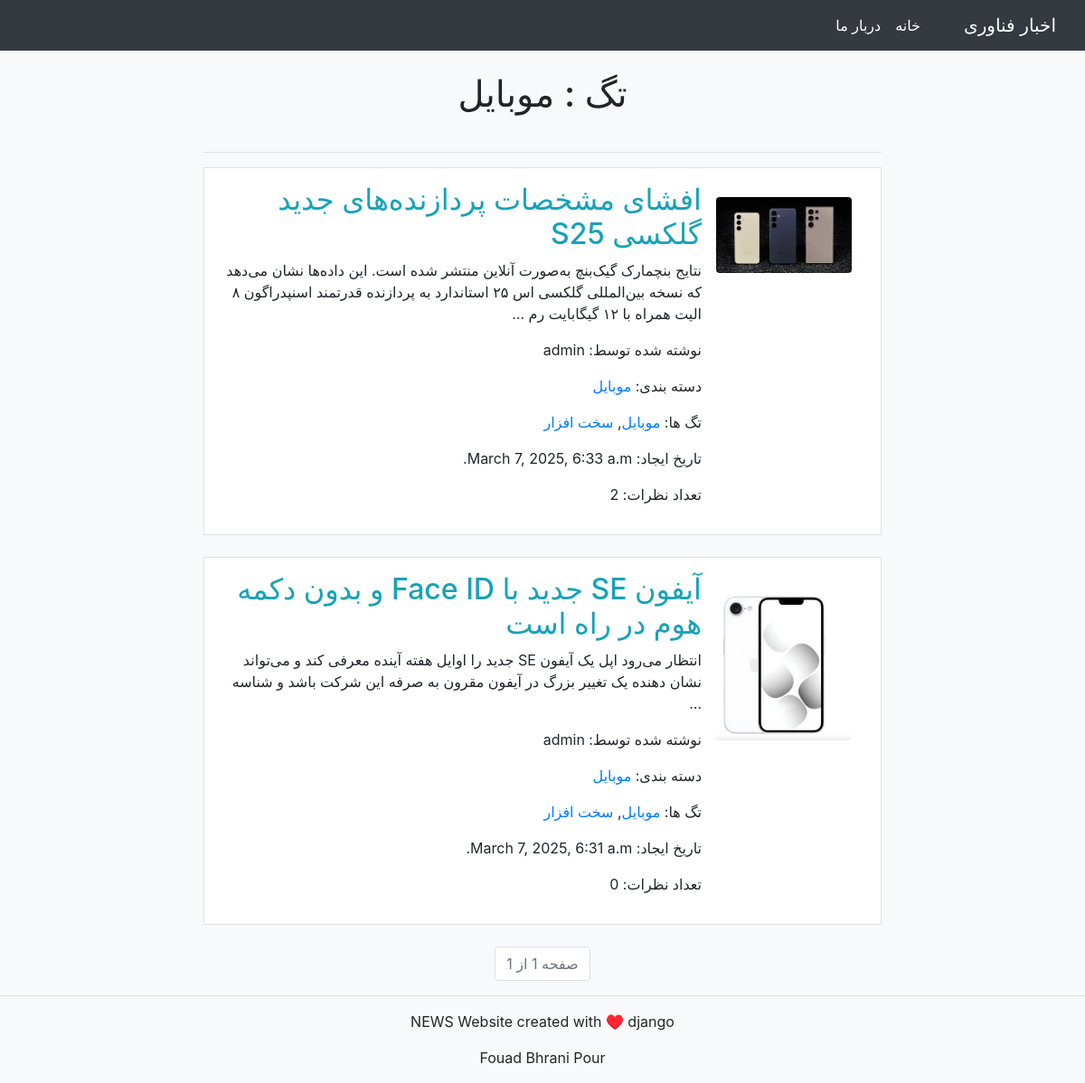
Page /tag/1/ on the committed database.
### news/models.py (models this page shows, shortened)
class Tag(models.Model):
    name = models.CharField(max_length=100,unique=True)

class News(models.Model):
    title = models.CharField(max_length=200)
    content = models.TextField()
    author = models.ForeignKey(User,on_delete=models.CASCADE)
    created_at = models.DateTimeField(auto_now_add=True)
    updated_at = models.DateTimeField(auto_now=True)
    category = models.ForeignKey(Category,on_delete=models.SET_NULL,null=True,blank=True)
    tags = models.ManyToManyField(Tag,blank=True)
    image = models.ImageField(upload_to='news/',null=True,blank=True)
    class Meta:
        verbose_name = 'news'
        verbose_name_plural = 'news'

class Category(models.Model):
    name = models.CharField(max_length=100,unique=True)
    class Meta:
        verbose_name = 'category'
        verbose_name_plural = 'categories'
    def __str__(self):
        return self.name

### news/views.py (the view)
# urls.py: path('tag/<int:tag_id>/',views.news_by_tag,name='news_by_tag'),
def news_by_tag(request,tag_id):
    tag = get_object_or_404(Tag,id=tag_id)
    news_list = News.objects.filter(tags=tag).order_by('-created_at')
    paginator = Paginator(news_list,3)
    page_number = request.GET.get('page')
    page_obj = paginator.get_page(page_number)
    context = {
        'tag':tag,
        'page_obj':page_obj
    }
    return render(request,'news/news_by_tag.html',context)

### templates/news/news_by_tag.html (shortened to what this page needs)
{% extends 'base.html' %}
{% block content %}
    <h1 class="text-center m-4">تگ : {{ tag.name }} </h1>
    <div class="container-fluid">
        <div class="row" dir="rtl">
            <div class="col-md-8 mx-auto">
                <hr>
                {% for news in page_obj %}
                    <div class="media text-right border p-3 bg-white" dir="rtl">
                        {% if news.image %}
                            <img src="{{ news.image.url }}" alt="{{news.title}}" class="m-3 rounded" style="width:150px">
                        {% endif %}
                        <div class="media-body">
                            <h2><a href="{% url 'news_detail' pk=news.pk %}" class="text-info text-decoration-none">{{news.title}}</a></h2>
                            <p>{{ news.content|truncatewords:30}}</p>
                            <p> نوشته شده توسط: {{news.author}}</p>
                            <p>دسته بندی: <a href="{% url 'news_by_category'  category_id=news.category.id%}">{{news.category}}</a></p>
                            <p>تگ ها:
                                {% for tag in news.tags.all %}
                                    <a href="{% url 'news_by_tag' tag_id=tag.id %}">{{tag.name}}</a>{% if not forloop.last %}, {% endif %}
                                {% endfor %}
                            </p>
                            <p> تاریخ ایجاد: {{ news.created_at }}</p>
                            <p>تعداد نظرات: {{ news.comments.count }}</p>
                        </div>
                    </div>
                    <br>
                {% endfor %}
            </div>
        </div>
        <ul class="pagination justify-content-center">
            <li class="page-item disabled">
                <span class="page-link">صفحه {{ page_obj.number }} از {{ page_obj.paginator.num_pages }}</span>
            </li>
        </ul>
    </div>
{% endblock content %}

### rows in the picture
Tag: name "موبایل"
News: image (picture), title "افشای مشخصات پردازنده‌های جدید گلکسی S25", content "نتایج بنچمارک گیک‌بنچ به‌صورت آنلاین منتشر شده است. این داده‌ها نشان می‌دهد که نسخه بین‌المللی گلکسی اس ۲۵ استاندارد به پردازنده قدرتمند اسنپدراگون ۸ الیت همراه با ۱۲ گیگابایت رم …", author "admin", category "موبایل", created_at "March 7, 2025, 6:33 a.m.", comments.count "2"
Tag: name "سخت افزار"
News: image (picture), title "آیفون SE جدید با Face ID و بدون دکمه هوم در راه است", content "انتظار می‌رود اپل یک آیفون SE جدید را اوایل هفته آینده معرفی کند و می‌تواند نشان دهنده یک تغییر بزرگ در آیفون مقرون به صرفه این شرکت باشد و شناسه …", author "admin", category "موبایل", created_at "March 7, 2025, 6:31 a.m.", comments.count "0"

### other values in the picture
{{ page_obj.number }} "1"
{{ page_obj.paginator.num_pages }} "1"
